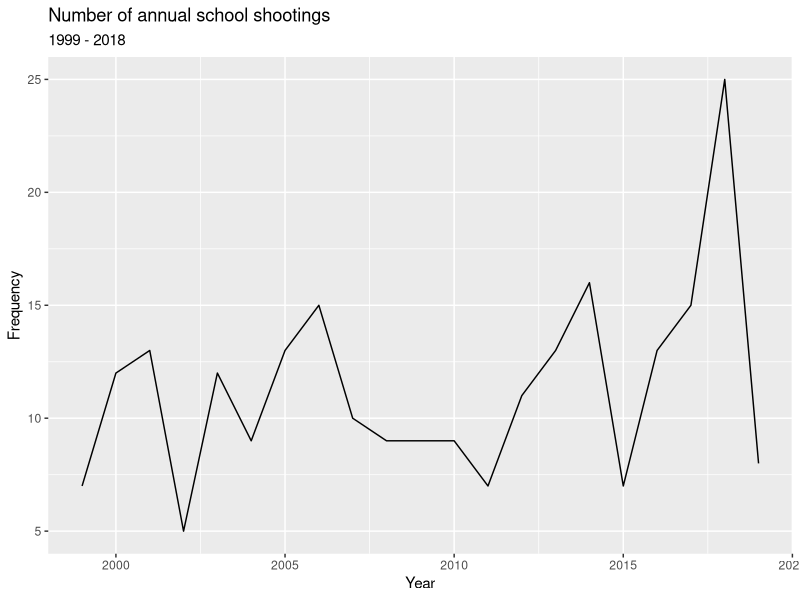
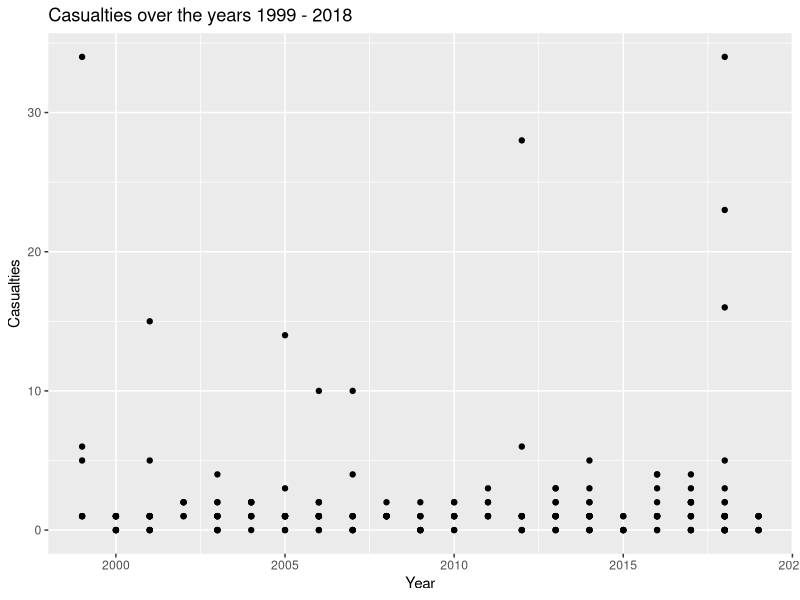
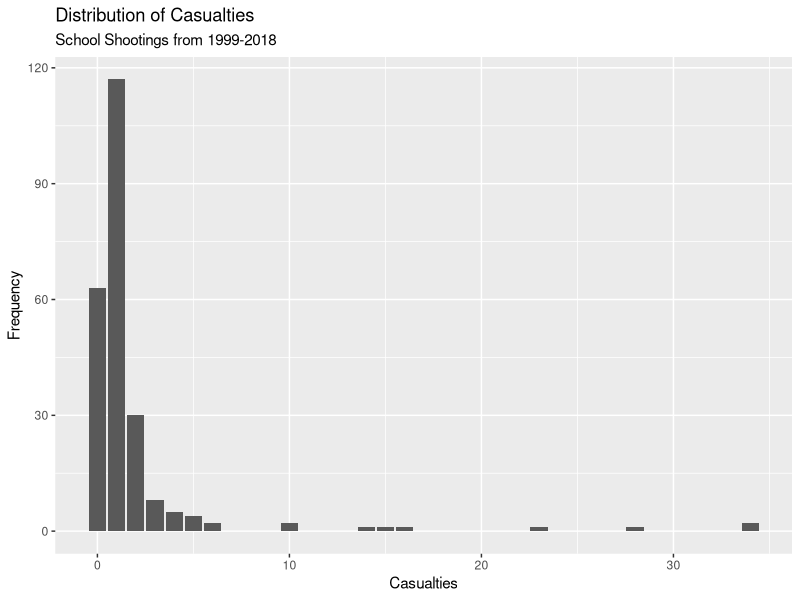
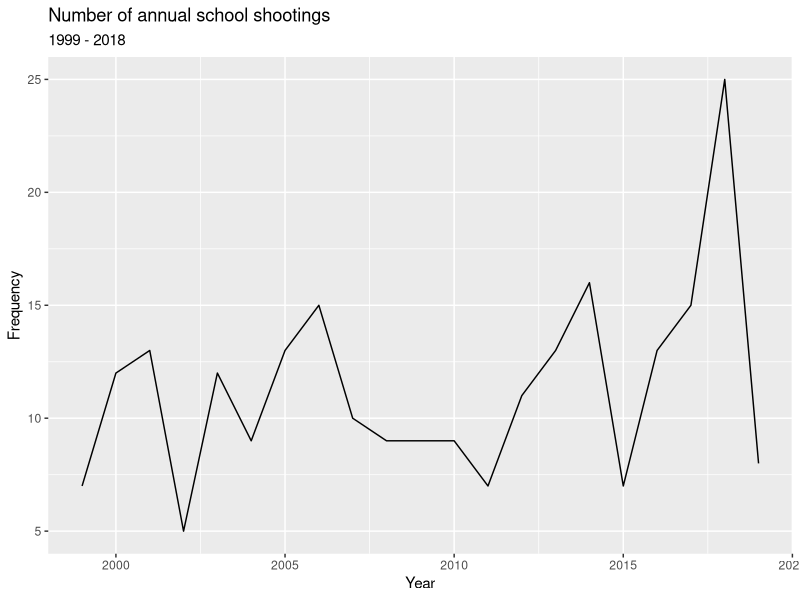
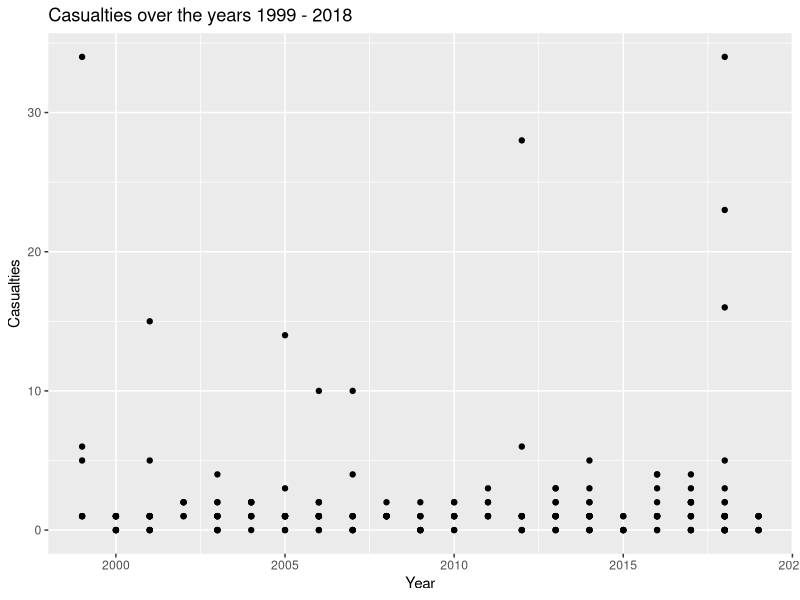
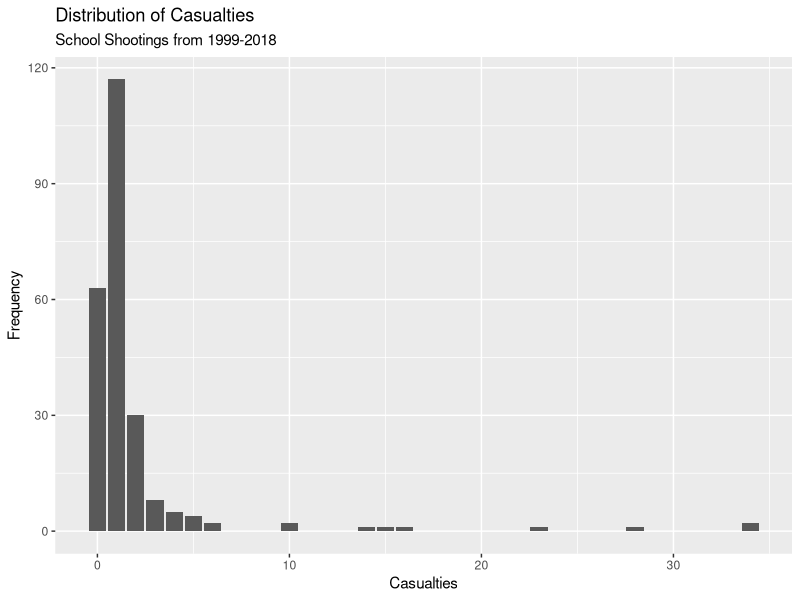

Recreate these plots in R, in order.
## ---- chunk 1
knitr::opts_chunk$set(echo = FALSE)
## ---- chunk 2
library(tidyverse)
library(broom)

## ---- chunk 3
school_shootings <- read_csv("../data/school-shootings-data.csv")
## ---- chunk 4
school_shootings <- school_shootings %>%
  mutate(white_percent = white/enrollment,
         black_percent = black/enrollment,
         hispanic_percent = hispanic/enrollment,
         asian_percent = asian/enrollment)
## ---- chunk 5
school_shootings <- school_shootings %>%
  mutate(lunch_percent = lunch/enrollment)
## ---- chunk 6
school_shootings %>%
  group_by(year) %>%
  count() %>%
  ggplot(mapping = aes(x = year, y = n)) +
  geom_line() +
  labs(title = "Number of annual school shootings", subtitle = "1999 - 2018") +
  ylab("Frequency") +
  xlab("Year")

## ---- chunk 7
school_shootings %>%
  ggplot(mapping = aes(x = year, y = casualties)) +
  geom_point() +
  labs(title = "Casualties over the years 1999 - 2018") +
  ylab("Casualties") +
  xlab("Year")
## ---- chunk 8
school_shootings %>%
  ggplot(mapping = aes(x = casualties)) +
  geom_bar() +
  labs(title = "Distribution of Casualties", subtitle = "School Shootings from 1999-2018") +
  xlab("Casualties") +
  ylab("Frequency")
## ---- chunk 9
school_shootings %>%
  group_by(shooting_type) %>%
  count() %>%
  arrange(desc(n))
## ---- chunk 10
school_shootings %>%
  group_by(day_of_week) %>%
  count() %>%
  arrange(desc(n))
## ---- chunk 11
school_shootings <- school_shootings %>%
  select(school_name, 
         district_name, 
         date, 
         school_year, 
         year, 
         time, 
         day_of_week, 
         city, 
         state, 
         school_type, 
         enrollment, 
         killed, 
         injured, 
         casualties, 
         shooting_type, 
         age_shooter1, 
         age_shooter2, 
         gender_shooter1, 
         gender_shooter2, 
         race_ethnicity_shooter1, 
         race_ethnicity_shooter2, 
         shooter_relationship1, 
         shooter_relationship2, 
         resource_officer, 
         weapon, 
         staffing, 
         white_percent, 
         black_percent, 
         hispanic_percent, 
         asian_percent, 
         lunch_percent)
## ---- chunk 12
mod_cas <- lm(casualties ~ 
              enrollment +
              factor(shooting_type) +
              staffing + 
              white_percent + 
              black_percent +
              hispanic_percent +
              asian_percent +
              lunch_percent +
              factor(resource_officer) +
              factor(day_of_week),
              data = school_shootings)

#glance(mod_cas)$adj.r.squared

perf_model <- step(mod_cas, direction = "backward")

perf_model %>%
  tidy() %>%
  select(term, estimate)

glance(perf_model)$adj.r.squared
## ---- chunk 13
knitr::opts_chunk$set(echo = FALSE)
## ---- chunk 14
library(tidyverse)
library(broom)

## ---- chunk 15
school_shootings <- read_csv("../data/school-shootings-data.csv")
## ---- chunk 16
school_shootings <- school_shootings %>%
  mutate(white_percent = white/enrollment,
         black_percent = black/enrollment,
         hispanic_percent = hispanic/enrollment,
         asian_percent = asian/enrollment)
## ---- chunk 17
school_shootings <- school_shootings %>%
  mutate(lunch_percent = lunch/enrollment)
## ---- chunk 18
school_shootings %>%
  group_by(year) %>%
  count() %>%
  ggplot(mapping = aes(x = year, y = n)) +
  geom_line() +
  labs(title = "Number of annual school shootings", subtitle = "1999 - 2018") +
  ylab("Frequency") +
  xlab("Year")

## ---- chunk 19
school_shootings %>%
  ggplot(mapping = aes(x = year, y = casualties)) +
  geom_point() +
  labs(title = "Casualties over the years 1999 - 2018") +
  ylab("Casualties") +
  xlab("Year")
## ---- chunk 20
school_shootings %>%
  ggplot(mapping = aes(x = casualties)) +
  geom_bar() +
  labs(title = "Distribution of Casualties", subtitle = "School Shootings from 1999-2018") +
  xlab("Casualties") +
  ylab("Frequency")
## ---- chunk 21
school_shootings %>%
  group_by(shooting_type) %>%
  count() %>%
  arrange(desc(n))
## ---- chunk 22
school_shootings %>%
  group_by(day_of_week) %>%
  count() %>%
  arrange(desc(n))
## ---- chunk 23
school_shootings <- school_shootings %>%
  select(school_name, 
         district_name, 
         date, 
         school_year, 
         year, 
         time, 
         day_of_week, 
         city, 
         state, 
         school_type, 
         enrollment, 
         killed, 
         injured, 
         casualties, 
         shooting_type, 
         age_shooter1, 
         age_shooter2, 
         gender_shooter1, 
         gender_shooter2, 
         race_ethnicity_shooter1, 
         race_ethnicity_shooter2, 
         shooter_relationship1, 
         shooter_relationship2, 
         resource_officer, 
         weapon, 
         staffing, 
         white_percent, 
         black_percent, 
         hispanic_percent, 
         asian_percent, 
         lunch_percent)
## ---- chunk 24
mod_cas <- lm(casualties ~ 
              enrollment +
              factor(shooting_type) +
              staffing + 
              white_percent + 
              black_percent +
              hispanic_percent +
              asian_percent +
              lunch_percent +
              factor(resource_officer) +
              factor(day_of_week),
              data = school_shootings)

#glance(mod_cas)$adj.r.squared

perf_model <- step(mod_cas, direction = "backward")

perf_model %>%
  tidy() %>%
  select(term, estimate)

glance(perf_model)$adj.r.squared
